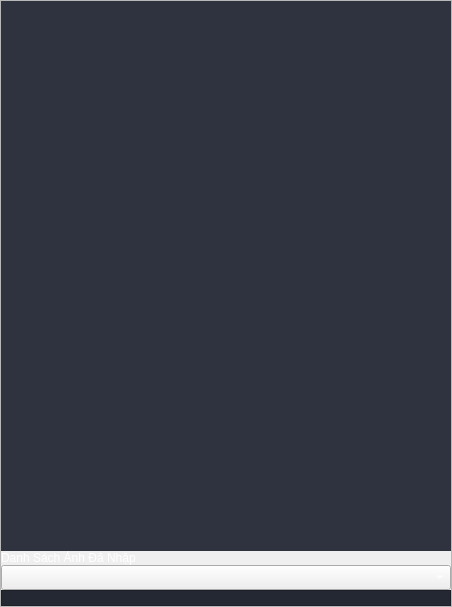
               <widget class="QFrame" name="frame_image_inputMenu">
                <property name="frameShape">
                 <enum>QFrame::StyledPanel</enum>
                </property>
                <property name="frameShadow">
                 <enum>QFrame::Raised</enum>
                </property>
                <layout class="QVBoxLayout" name="verticalLayout_5">
                 <property name="spacing">
                  <number>0</number>
                 </property>
                 <property name="leftMargin">
                  <number>0</number>
                 </property>
                 <property name="topMargin">
                  <number>0</number>
                 </property>
                 <property name="rightMargin">
                  <number>0</number>
                 </property>
                 <property name="bottomMargin">
                  <number>0</number>
                 </property>
                 <item>
                  <widget class="QLabel" name="label_imageUp_inputMenu">
                   <property name="minimumSize">
                    <size>
                     <width>450</width>
                     <height>550</height>
                    </size>
                   </property>
                   <property name="maximumSize">
                    <size>
                     <width>100000</width>
                     <height>100000</height>
                    </size>
                   </property>
                   <property name="styleSheet">
                    <string notr="true">background-color: rgb(46, 51, 63);</string>
                   </property>
                   <property name="text">
                    <string/>
                   </property>
                  </widget>
                 </item>
                 <item>
                  <widget class="QLabel" name="label_inputImage_inputMenu">
                   <property name="maximumSize">
                    <size>
                     <width>16777215</width>
                     <height>25</height>
                    </size>
                   </property>
                   <property name="font">
                    <font>
                     <family>Segoe UI</family>
                    </font>
                   </property>
                   <property name="styleSheet">
                    <string notr="true">color: rgb(255, 255, 255);</string>
                   </property>
                   <property name="text">
                    <string>Danh Sách Ảnh Đã Nhập</string>
                   </property>
                  </widget>
                 </item>
                 <item>
                  <widget class="QComboBox" name="comboBox_inputImage_inputMenu">
                   <property name="minimumSize">
                    <size>
                     <width>0</width>
                     <height>25</height>
                    </size>
                   </property>
                   <property name="styleSheet">
                    <string notr="true">color: rgb(255, 255, 255);
border-color: 0px color;</string>
                   </property>
                  </widget>
                 </item>
                 <item>
                  <widget class="QFrame" name="Frame_Link_inputMenu">
                   <property name="maximumSize">
                    <size>
                     <width>16777215</width>
                     <height>25</height>
                    </size>
                   </property>
                   <property name="styleSheet">
                    <string notr="true">background-color: rgb(36, 40, 50);</string>
                   </property>
                   <property name="frameShape">
                    <enum>QFrame::StyledPanel</enum>
                   </property>
                   <property name="frameShadow">
                    <enum>QFrame::Raised</enum>
                   </property>
                   <layout class="QHBoxLayout" name="horizontalLayout_6">
                    <property name="spacing">
                     <number>0</number>
                    </property>
                    <property name="leftMargin">
                     <number>0</number>
                    </property>
                    <property name="topMargin">
                     <number>0</number>
                    </property>
                    <property name="rightMargin">
                     <number>0</number>
                    </property>
                    <property name="bottomMargin">
                     <number>0</number>
                    </property>
                    <item>
                     <widget class="QLabel" name="label_inputLink_inputMenu">
                      <property name="styleSheet">
                       <string notr="true">color: rgb(255, 255, 255);</string>
                      </property>
                      <property name="text">
                       <string/>
                      </property>
                     </widget>
                    </item>
                    <item>
                     <widget class="QPushButton" name="btn_inputLink_inputMenu">
                      <property name="sizePolicy">
                       <sizepolicy hsizetype="Expanding" vsizetype="Expanding">
                        <horstretch>0</horstretch>
                        <verstretch>0</verstretch>
                       </sizepolicy>
                      </property>
                      <property name="maximumSize">
                       <size>
                        <width>25</width>
                        <height>16777215</height>
                       </size>
                      </property>
                      <property name="styleSheet">
                       <string notr="true">QPushButton {	
	border: none;
	background-color: transparent;
}
QPushButton:hover {
	background-color: rgb(52, 59, 72);
}
QPushButton:pressed {	
	background-color: rgb(85, 170, 255);
}</string>
                      </property>
                      <property name="text">
                       <string/>
                      </property>
                      <property name="icon">
                       <iconset resource="../9.07.2020 - design - mvp/demo_mvp/resource.qrc">
                        <normaloff>:/24x24/icons/24x24/cil-folder-open.png</normaloff>:/24x24/icons/24x24/cil-folder-open.png</iconset>
                      </property>
                     </widget>
                    </item>
                   </layout>
                  </widget>
                 </item>
                </layout>
               </widget>
